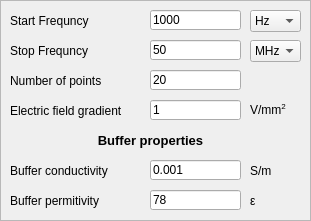
     <widget class="QFrame" name="frame">
      <property name="geometry">
       <rect>
        <x>700</x>
        <y>9</y>
        <width>311</width>
        <height>221</height>
       </rect>
      </property>
      <property name="frameShape">
       <enum>QFrame::StyledPanel</enum>
      </property>
      <property name="frameShadow">
       <enum>QFrame::Raised</enum>
      </property>
      <widget class="QLabel" name="label">
       <property name="geometry">
        <rect>
         <x>0</x>
         <y>130</y>
         <width>301</width>
         <height>21</height>
        </rect>
       </property>
       <property name="font">
        <font>
         <pointsize>10</pointsize>
         <weight>75</weight>
         <bold>true</bold>
        </font>
       </property>
       <property name="frameShape">
        <enum>QFrame::NoFrame</enum>
       </property>
       <property name="frameShadow">
        <enum>QFrame::Plain</enum>
       </property>
       <property name="text">
        <string>Buffer properties</string>
       </property>
       <property name="alignment">
        <set>Qt::AlignCenter</set>
       </property>
      </widget>
      <widget class="QLabel" name="label_3">
       <property name="geometry">
        <rect>
         <x>10</x>
         <y>160</y>
         <width>121</width>
         <height>21</height>
        </rect>
       </property>
       <property name="text">
        <string>Buffer conductivity</string>
       </property>
      </widget>
      <widget class="QLabel" name="label_4">
       <property name="geometry">
        <rect>
         <x>10</x>
         <y>190</y>
         <width>121</width>
         <height>21</height>
        </rect>
       </property>
       <property name="text">
        <string>Buffer permitivity</string>
       </property>
      </widget>
      <widget class="QLineEdit" name="model_gen_buffer_cond_value_entry">
       <property name="geometry">
        <rect>
         <x>150</x>
         <y>160</y>
         <width>91</width>
         <height>20</height>
        </rect>
       </property>
       <property name="text">
        <string>0.001</string>
       </property>
      </widget>
      <widget class="QLineEdit" name="model_gen_buffer_perm_value_entry">
       <property name="geometry">
        <rect>
         <x>150</x>
         <y>190</y>
         <width>91</width>
         <height>20</height>
        </rect>
       </property>
       <property name="text">
        <string>78</string>
       </property>
      </widget>
      <widget class="QLabel" name="label_6">
       <property name="geometry">
        <rect>
         <x>250</x>
         <y>160</y>
         <width>31</width>
         <height>21</height>
        </rect>
       </property>
       <property name="text">
        <string>S/m</string>
       </property>
      </widget>
      <widget class="QLabel" name="label_7">
       <property name="geometry">
        <rect>
         <x>250</x>
         <y>190</y>
         <width>31</width>
         <height>21</height>
        </rect>
       </property>
       <property name="text">
        <string>ε</string>
       </property>
      </widget>
      <widget class="QLineEdit" name="model_gen_stopFrequency_value_entry">
       <property name="geometry">
        <rect>
         <x>150</x>
         <y>40</y>
         <width>91</width>
         <height>20</height>
        </rect>
       </property>
       <property name="text">
        <string>50</string>
       </property>
      </widget>
      <widget class="QLineEdit" name="model_gen_startFrequency_value_entry">
       <property name="geometry">
        <rect>
         <x>150</x>
         <y>10</y>
         <width>91</width>
         <height>20</height>
        </rect>
       </property>
       <property name="text">
        <string>1000</string>
       </property>
      </widget>
      <widget class="QLabel" name="label_43">
       <property name="geometry">
        <rect>
         <x>10</x>
         <y>10</y>
         <width>121</width>
         <height>21</height>
        </rect>
       </property>
       <property name="text">
        <string>Start Frequncy</string>
       </property>
      </widget>
      <widget class="QLabel" name="label_44">
       <property name="geometry">
        <rect>
         <x>10</x>
         <y>40</y>
         <width>121</width>
         <height>21</height>
        </rect>
       </property>
       <property name="text">
        <string>Stop Frequncy</string>
       </property>
      </widget>
      <widget class="QLabel" name="label_45">
       <property name="geometry">
        <rect>
         <x>10</x>
         <y>100</y>
         <width>141</width>
         <height>21</height>
        </rect>
       </property>
       <property name="text">
        <string>Electric field gradient</string>
       </property>
      </widget>
      <widget class="QLineEdit" name="model_gen_fieldgrad_value_entry">
       <property name="enabled">
        <bool>true</bool>
       </property>
       <property name="geometry">
        <rect>
         <x>150</x>
         <y>100</y>
         <width>91</width>
         <height>20</height>
        </rect>
       </property>
       <property name="text">
        <string>1</string>
       </property>
      </widget>
      <widget class="QLabel" name="label_46">
       <property name="geometry">
        <rect>
         <x>250</x>
         <y>100</y>
         <width>41</width>
         <height>21</height>
        </rect>
       </property>
       <property name="text">
        <string>&lt;html&gt;&lt;head/&gt;&lt;body&gt;&lt;p&gt;V/mm&lt;span style=&quot; vertical-align:super;&quot;&gt;2&lt;/span&gt;&lt;/p&gt;&lt;/body&gt;&lt;/html&gt;</string>
       </property>
       <property name="textFormat">
        <enum>Qt::RichText</enum>
       </property>
      </widget>
      <widget class="QComboBox" name="model_gen_startFrequency_division">
       <property name="geometry">
        <rect>
         <x>250</x>
         <y>10</y>
         <width>51</width>
         <height>22</height>
        </rect>
       </property>
       <property name="sizePolicy">
        <sizepolicy hsizetype="Preferred" vsizetype="Maximum">
         <horstretch>0</horstretch>
         <verstretch>0</verstretch>
        </sizepolicy>
       </property>
       <property name="currentText">
        <string>Hz</string>
       </property>
       <property name="currentIndex">
        <number>0</number>
       </property>
       <item>
        <property name="text">
         <string>Hz</string>
        </property>
       </item>
       <item>
        <property name="text">
         <string>kHz</string>
        </property>
       </item>
       <item>
        <property name="text">
         <string>MHz</string>
        </property>
       </item>
      </widget>
      <widget class="QComboBox" name="model_gen_stopFrequency_division">
       <property name="geometry">
        <rect>
         <x>250</x>
         <y>40</y>
         <width>51</width>
         <height>22</height>
        </rect>
       </property>
       <property name="sizePolicy">
        <sizepolicy hsizetype="Preferred" vsizetype="Maximum">
         <horstretch>0</horstretch>
         <verstretch>0</verstretch>
        </sizepolicy>
       </property>
       <property name="currentText">
        <string>MHz</string>
       </property>
       <property name="currentIndex">
        <number>0</number>
       </property>
       <item>
        <property name="text">
         <string>MHz</string>
        </property>
       </item>
       <item>
        <property name="text">
         <string>kHz</string>
        </property>
       </item>
       <item>
        <property name="text">
         <string>Hz</string>
        </property>
       </item>
      </widget>
      <widget class="QLabel" name="label_51">
       <property name="geometry">
        <rect>
         <x>10</x>
         <y>70</y>
         <width>121</width>
         <height>21</height>
        </rect>
       </property>
       <property name="text">
        <string>Number of points</string>
       </property>
      </widget>
      <widget class="QLineEdit" name="model_gen_numberOfPoints_value_entry">
       <property name="enabled">
        <bool>true</bool>
       </property>
       <property name="geometry">
        <rect>
         <x>150</x>
         <y>70</y>
         <width>91</width>
         <height>20</height>
        </rect>
       </property>
       <property name="text">
        <string>20</string>
       </property>
      </widget>
     </widget>
